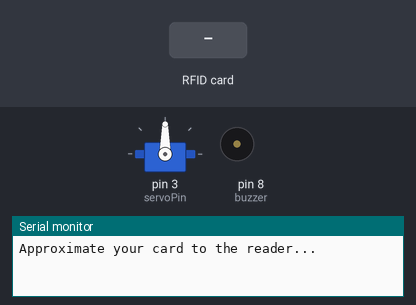
A sketch run on a simulated Arduino Uno, built with avr-gcc and run on an emulated ATmega328P. Shown: servo, buzzer (waves = sounding), the last lines printed to the serial monitor. The test bench sets the inputs (shaded band).

Above: at 1.2 s.
1.3 s: RFID card DA 91 44 B3 held to the reader
At 2.1 s:
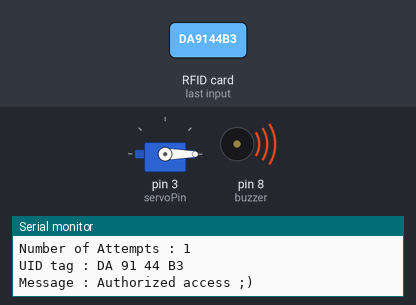
At 3.1 s:
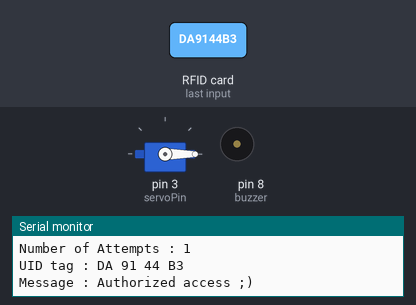
4.3 s: RFID card 5E 7A 19 C4 held to the reader
Timing chart, 0 to 7.3 s (numbered marks = the images above; inputs shaded):
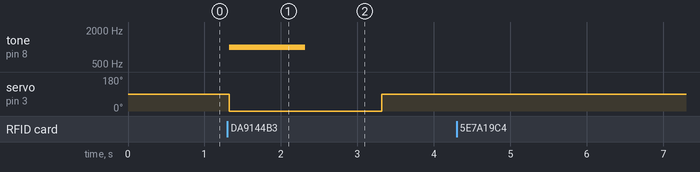

The sketch:

RFID_SERVO.ino
```cpp
/*
 *
 * All the resources for this project: https://www.hackster.io/Aritro
 * Modified by Aritro Mukherjee
 *
 *
 */

#include <SPI.h>
#include <MFRC522.h>
#include <Servo.h>

#define SS_PIN 10
#define RST_PIN 9
MFRC522 mfrc522(SS_PIN, RST_PIN);   // Create MFRC522 instance.
Servo Servo1;

int counter = 0; // Counter for number of attempts
int buzzer = 8;
int servoPin = 3;

void setup()
{
  pinMode(buzzer, OUTPUT);
  Servo1.attach(servoPin);

  Serial.begin(9600);   // Initiate a serial communication
  SPI.begin();      // Initiate  SPI bus
  mfrc522.PCD_Init();   // Initiate MFRC522

  Serial.println("Approximate your card to the reader...");
  Serial.println();
}

void loop()
{
  // Look for new cards
  if ( ! mfrc522.PICC_IsNewCardPresent())
  {
    return;
  }

  // Select one of the cards
  if ( ! mfrc522.PICC_ReadCardSerial())
  {
    return;
  }

  Serial.print("Number of Attempts : ");
  counter += 1;
  Serial.println(counter);

  //Show UID on serial monitor
  Serial.print("UID tag :");
  String content= "";
  byte letter;

  for (byte i = 0; i < mfrc522.uid.size; i++)
  {
     Serial.print(mfrc522.uid.uidByte[i] < 0x10 ? " 0" : " ");
     Serial.print(mfrc522.uid.uidByte[i], HEX);
     content.concat(String(mfrc522.uid.uidByte[i] < 0x10 ? " 0" : " "));
     content.concat(String(mfrc522.uid.uidByte[i], HEX));
  }

  content.toUpperCase();
//  Serial.println(content);
  Serial.println();
  Serial.print("Message : ");

  if (content.substring(1) == "DA 91 44 B3") //change here the UID of the card/cards that you want to give access
  {
    Serial.println("Authorized access ;)");
    Servo1.write(0);

    tone(buzzer, 1000); // Send 1KHz sound signal...
    delay(1000);        // ...for 1 sec

    noTone(buzzer);     // Stop sound...
    delay(1000);        // ...for 1sec
    Servo1.write(90);
  }

  else{
    Serial.println("!!! Access denied !!!");
    Servo1.write(90);
    delay(3000);
  }

 Serial.println();
}
```

Measured:
- after the input at 1.3 s, tone on pin 8 (buzzer): silent → 1000 Hz at once, → silent 1.0 s later; servo on pin 3 (servoPin): 90° → 0° at once, → 90° 2.0 s later
